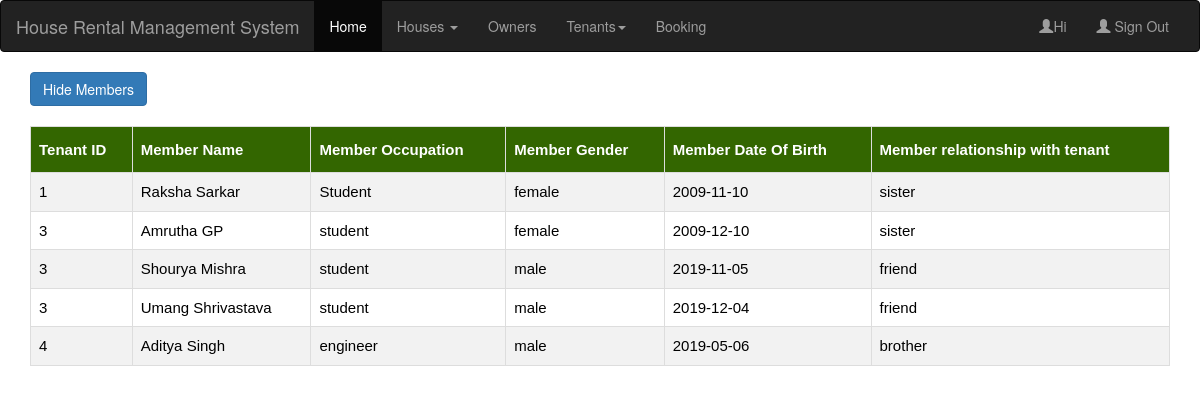
Page /tenant2.php on the committed database.
### tables this page shows
CREATE TABLE `member` (
  `t_id` int(11) NOT NULL,
  `fname` varchar(20) NOT NULL,
  `lname` varchar(20) NOT NULL,
  `occupation` varchar(50) DEFAULT NULL,
  `gender` varchar(10) DEFAULT NULL,
  `dob` date DEFAULT NULL,
  `relationship` varchar(20) DEFAULT NULL
);

### tenant2.php (the view, shortened to what this page needs)
<!DOCTYPE html>
<html lang="en">
<head>
   <link rel="stylesheet" type="text/css" href="table.css">
  <link rel="stylesheet" href="https://maxcdn.bootstrapcdn.com/bootstrap/3.4.0/css/bootstrap.min.css">
</head>
<body>
<nav class="navbar navbar-inverse">
  <div class="container-fluid">
    <div class="navbar-header">
      <a class="navbar-brand" href="#">House Rental Management System</a>
    </div>
    <div class="collapse navbar-collapse" id="myNavbar">
      <ul class="nav navbar-nav">
        <li class="active"><a href="home.php">Home</a></li>
        <li class="dropdown">
          <a class="dropdown-toggle" data-toggle="dropdown" href="#">Houses <span class="caret"></span></a>
        </li>
        <li><a href="owner.php">Owners</a></li>
        <li class="dropdown">
          <a class="dropdown-toggle" data-toggle="dropdown" href="#">Tenants<span class="caret"></span></a>
          </li>
        <li><a href="booking.php">Booking</a></li>
      </ul>
      <ul class="nav navbar-nav navbar-right">
         <li><a href="#"><span class="glyphicon glyphicon-user"></span>Hi <?php session_start();echo $_SESSION['uname'];?></a>
         </li>
        <li><a href="index.html"><span class="glyphicon glyphicon-user"></span> Sign Out</a></li>
      </ul>
    </div>
  </div>
</nav>
<div class="container">
  <a href="tenant.php" class='btn btn-primary'>Hide Members</a><br><br>
  <table border="1" id="customers">
    <tr>
      <th>Tenant ID</th>
      <th>Member Name</th>
      <th>Member Occupation</th>
      <th>Member Gender</th>
      <th>Member Date Of Birth</th>
      <th>Member relationship with tenant</th>
    </tr>
<?php
include("connection.php");
$query="select * from tenant t join member m on t.t_id=m.t_id";
$data=mysqli_query($conn,$query);
while($result=mysqli_fetch_assoc($data))
{
 echo "<tr><td>".$result['t_id']."</td><td>".$result['fname']." ".$result['lname']."</td><td>".$result['occupation']."</td><td>".$result['gender']."</td><td>".$result['dob']."</td><td>".$result['relationship']."</td></tr>";
}
echo "</table>";
?>
</div>
</body>
</html>

### table.css (style rules this page uses)
table { width:100%; color: black; font-family: monospace; font-size: 15px; text-align: left; border-color: black; border-style: solid; }
#customers { font-family: "Trebuchet MS", Arial, Helvetica, sans-serif; border-collapse: collapse; width: 100%; }
#customers td, #customers th { border: 1px solid #ddd; padding: 8px; }
#customers tr:nth-child(even) { background-color: #f2f2f2; }
#customers th { padding-top: 12px; padding-bottom: 12px; text-align: left; background-color: #336600; color: white; }

### rows in the picture
member: t "1", fname "Raksha", lname "Sarkar", occupation "Student", gender "female", dob "2009-11-10", relationship "sister"
member: t "3", fname "Amrutha", lname "GP", occupation "student", gender "female", dob "2009-12-10", relationship "sister"
member: t "3", fname "Shourya", lname "Mishra", occupation "student", gender "male", dob "2019-11-05", relationship "friend"
member: t "3", fname "Umang", lname "Shrivastava", occupation "student", gender "male", dob "2019-12-04", relationship "friend"
member: t "4", fname "Aditya", lname "Singh", occupation "engineer", gender "male", dob "2019-05-06", relationship "brother"
